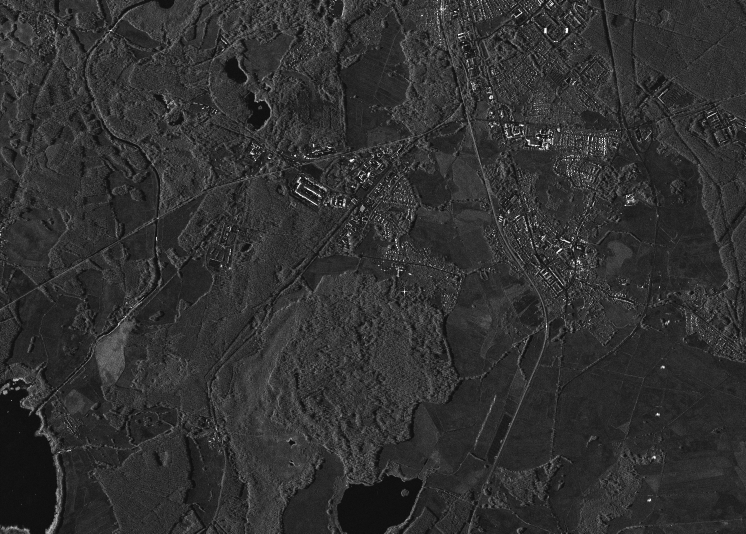
#> input picture data/terrasar_HS/TSX-1.SAR.L1B/TDX1_SAR__MGD_SE___HS_S_SRA_20210824T165400_20210824T165401/AUXRASTER/CAL_QL_MRES_HH.tif, 1492 x 1067 px (shown at 1/2 size); its folder holds only this picture in this run
$ python -i height_estimation.py   (imports and definitions only)   (older library calls are emulated)
#> lines starting #> are read from the running program, lines starting #| are printed output that depends on the picture
#> further down, picture is the input picture: shape (1067, 1492, 3); min 8, max 255, mean 48.7
import numpy as np
import cv2
from scipy import ndimage
from scipy.ndimage import gaussian_filter, sobel
from sklearn.ensemble import RandomForestClassifier, RandomForestRegressor
from sklearn.svm import SVC, SVR
from sklearn.preprocessing import StandardScaler
from sklearn.cluster import DBSCAN
import rasterio
from rasterio.features import shapes
from shapely.geometry import shape
import geopandas as gpd
from skimage import feature, measure, morphology, filters
from skimage.segmentation import watershed
from skimage.feature import peak_local_max  # Fixed: was peak_local_maxima

# [271 lines left out: functions ultra_fast_sar_detection, simple_sar_contrast_detection, minimal_height_estimation, memory_efficient_sar_detection, process_image_chunks, lightweight_detection and 2 more, not called in this run]

def enhanced_preprocessing(sar_image, sensitivity='medium'):
    """
    Enhanced preprocessing with multi-scale filtering and edge detection.

    Parameters
    ----------
    sar_image : numpy.ndarray
        Input SAR image
    sensitivity : str
        Detection sensitivity level

    Returns
    -------
    dict
        Dictionary containing multiple processed image versions
    """
#> called with sensitivity = 'medium'
    # Convert to dB if not already
    if np.max(sar_image) > 10:  # Assume linear scale
        img_db = 10 * np.log10(np.maximum(sar_image, 1e-10))
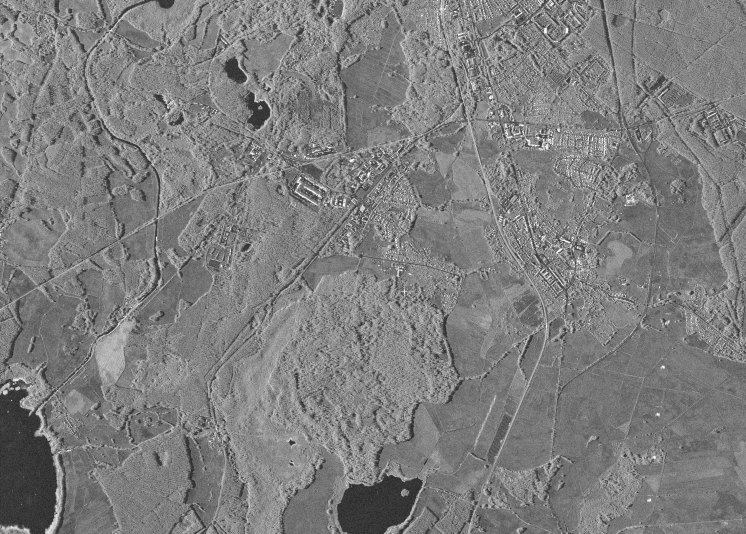
#> img_db: shape (1067, 1492, 3) float64 (shown at 1/2 size); min 9.03, max 24.07, mean 16.5; drawn with min black and max white
    else:
        img_db = sar_image.copy()

    # Normalize to 0-255 range for processing
    img_normalized = cv2.normalize(img_db, None, 0, 255, cv2.NORM_MINMAX).astype(np.uint8)

    # Multi-scale speckle filtering
    # Small scale - preserves fine details
    filtered_small = cv2.bilateralFilter(img_normalized, 5, 50, 50)

    # Medium scale - balances noise reduction and detail preservation
    filtered_medium = cv2.bilateralFilter(img_normalized, 9, 75, 75)

    # Large scale - strong noise reduction
    filtered_large = cv2.bilateralFilter(img_normalized, 15, 100, 100)

    # Edge detection using multiple methods
    edges_canny = cv2.Canny(filtered_medium, 50, 150)
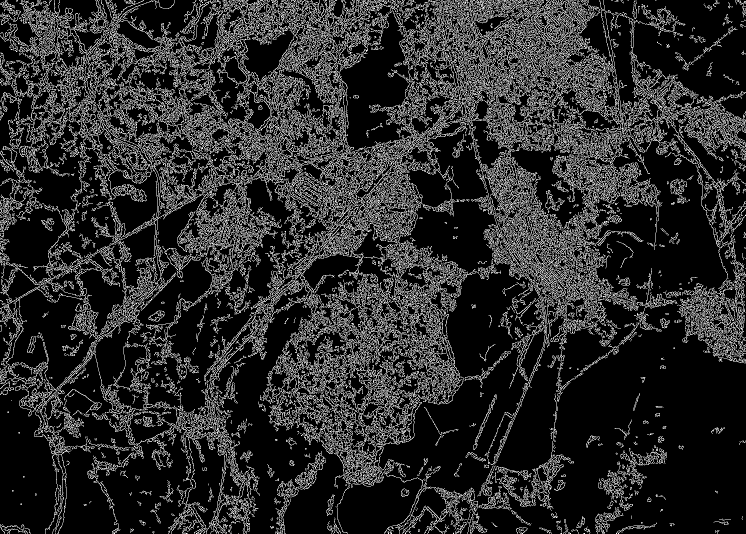
#> edges_canny: shape (1067, 1492) (shown at 1/2 size); 17.1% white in thin lines or dots
    # Around line 160-162, replace:
    # edges_sobel = np.sqrt(sobel(filtered_medium, axis=0)**2 + sobel(filtered_medium, axis=1)**2)
    # edges_sobel = cv2.normalize(edges_sobel, None, 0, 255, cv2.NORM_MINMAX).astype(np.uint8)

    # With:
    # Replace the problematic lines with:
    edges_sobel = np.sqrt(sobel(filtered_medium, axis=0)**2 + sobel(filtered_medium, axis=1)**2)
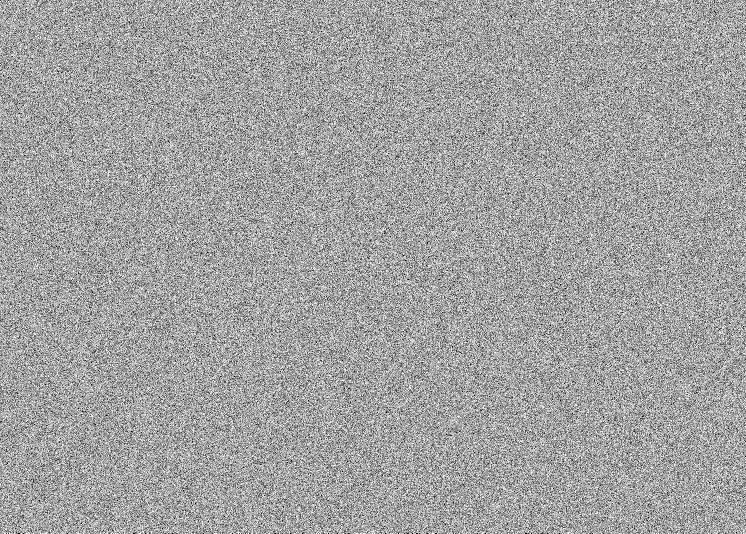
#> edges_sobel: shape (1067, 1492, 3) float16 (shown at 1/2 size); min 0, max 12.65, mean 7.99; drawn with min black and max white
    edges_sobel = np.clip(edges_sobel, 0, np.percentile(edges_sobel[np.isfinite(edges_sobel)], 99))
    edges_sobel = (edges_sobel / edges_sobel.max() * 255).astype(np.uint8) if edges_sobel.max() > 0 else np.zeros_like(edges_sobel, dtype=np.uint8)
    # Handle NaN and infinite values
    edges_sobel = np.nan_to_num(edges_sobel, nan=0.0, posinf=255.0, neginf=0.0)
    # Ensure the array is finite and has valid range
    if edges_sobel.max() > edges_sobel.min():
        edges_sobel = ((edges_sobel - edges_sobel.min()) / (edges_sobel.max() - edges_sobel.min()) * 255).astype(np.uint8)
    else:
        edges_sobel = np.zeros_like(edges_sobel, dtype=np.uint8)

    # Morphological operations for structure enhancement
    kernel_small = cv2.getStructuringElement(cv2.MORPH_RECT, (3, 3))
    kernel_medium = cv2.getStructuringElement(cv2.MORPH_RECT, (5, 5))

    # Top-hat transform to enhance bright structures
    tophat_small = cv2.morphologyEx(filtered_small, cv2.MORPH_TOPHAT, kernel_small)
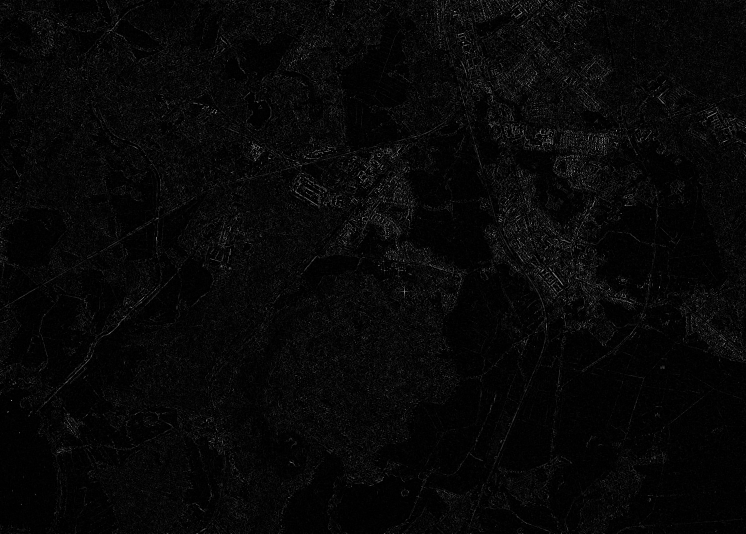
#> tophat_small: shape (1067, 1492, 3) (shown at 1/2 size); min 0, max 177, mean 7.1
    tophat_medium = cv2.morphologyEx(filtered_medium, cv2.MORPH_TOPHAT, kernel_medium)

    # Combine different scales based on sensitivity
    if sensitivity == 'high':
        # High sensitivity - use small scale filtering
        primary_filtered = filtered_small
        structure_enhanced = tophat_small
    elif sensitivity == 'low':
        # Low sensitivity - use large scale filtering
        primary_filtered = filtered_large
        structure_enhanced = tophat_medium
    else:
        # Medium sensitivity - balanced approach
        primary_filtered = filtered_medium
        structure_enhanced = (tophat_small + tophat_medium) // 2

    return {
        'original': img_normalized,
        'filtered': primary_filtered,
        'structure_enhanced': structure_enhanced,
        'edges_canny': edges_canny,
        'edges_sobel': edges_sobel,
        'filtered_scales': [filtered_small, filtered_medium, filtered_large]
    }

# [798 lines left out: functions enhanced_building_detection, multi_scale_building_detection, extract_candidates_from_binary, watershed_building_detection, remove_duplicate_candidates, extract_enhanced_features and 8 more, not called in this run]

>>> import cv2
>>> picture = cv2.imread('../../data/terrasar_HS/TSX-1.SAR.L1B/TDX1_SAR__MGD_SE___HS_S_SRA_20210824T165400_20210824T165401/AUXRASTER/CAL_QL_MRES_HH.tif')
>>> result = enhanced_preprocessing(picture)
#> result = 6 items
